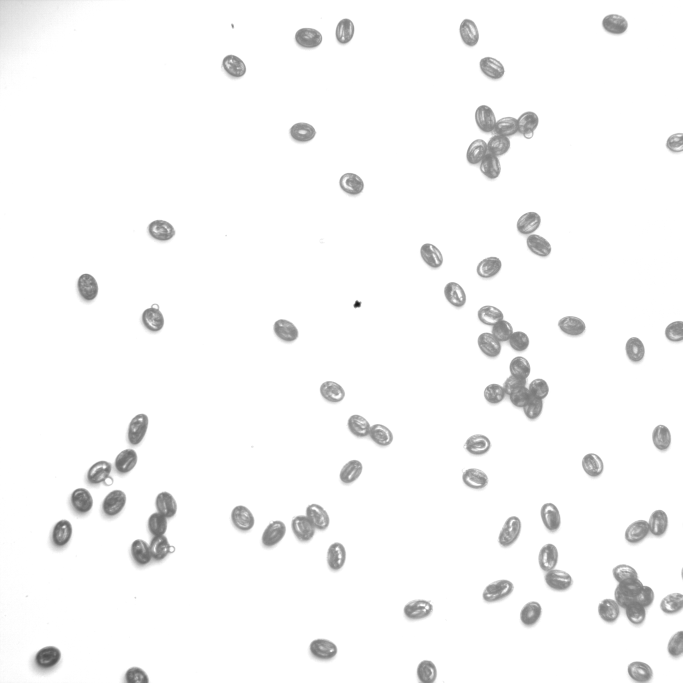
#> input picture testlight_white_thin.png, 2048 x 2048 px, found by its file name (shown at 1/3 size)
$ python count-objects-blob.py
#> lines starting #> are read from the running program, lines starting #| are printed output that depends on the picture; after the words box and inside, x2 and y2 are one past the last pixel; in counts of white or black regions, pixels touching at a corner belong together
import cv2 as cv
import numpy as np

img = cv.imread('img/lighttest/testlight_white_thin.png')
#> img is the input picture: shape (2048, 2048, 3); min 20, max 255, mean 247.9

imgG = cv.cvtColor(img, cv.COLOR_BGR2GRAY)
imgG = cv.resize(imgG, (400, 400))
#> imgG: shape (400, 400)

#ret, thresh = cv.threshold(imgG, 127, 255, cv.THRESH_BINARY)
#kernel = np.ones((6, 6), np.uint8)

blur = cv.GaussianBlur(imgG, (3, 3), 0)
ret3, th3 = cv.threshold(blur, 0, 255, cv.THRESH_BINARY+cv.THRESH_OTSU)
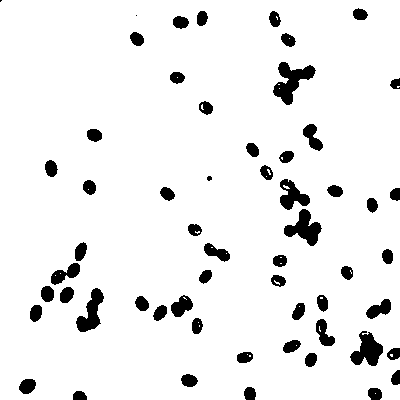
#> th3: shape (400, 400); 93% white; 58 black regions (2 under 20 px), largest, box (x1, y1, x2, y2) and area: (273, 62, 316, 105) 834, (284, 209, 322, 246) 684, (350, 331, 383, 366) 665
#> ret3 = 209

kernel2 = np.ones((3, 3), np.uint8)
opening = cv.morphologyEx(th3, cv.MORPH_OPEN, kernel2, iterations=2)
#> opening: shape (400, 400); 92.8% white; 54 black regions (2 under 20 px), largest, box (x1, y1, x2, y2) and area: (280, 179, 322, 246) 1254, (273, 62, 316, 105) 863, (41, 242, 87, 302) 705
# sure background area
sure_bg = cv.dilate(opening, kernel2, iterations=3)
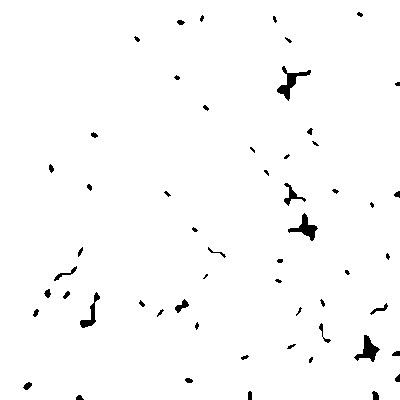
#> sure_bg: shape (400, 400); 98.3% white; 56 black regions (18 under 20 px), largest, box (x1, y1, x2, y2) and area: (277, 66, 311, 101) 333, (288, 213, 318, 241) 293, (354, 335, 380, 362) 291
# Finding sure foreground area
dist_transform = cv.distanceTransform(opening, cv.DIST_L2, 5)
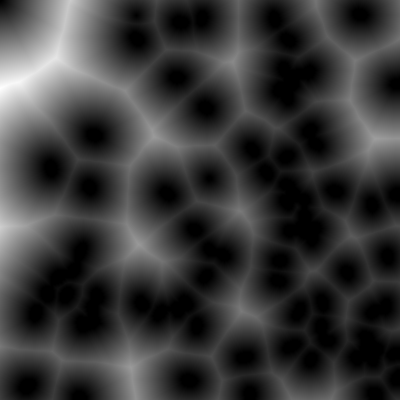
#> dist_transform: shape (400, 400) float32; min 0, max 86.52, mean 19.7; drawn with min black and max white
ret, sure_fg = cv.threshold(dist_transform, 0.7 * dist_transform.max(), 255, 0)
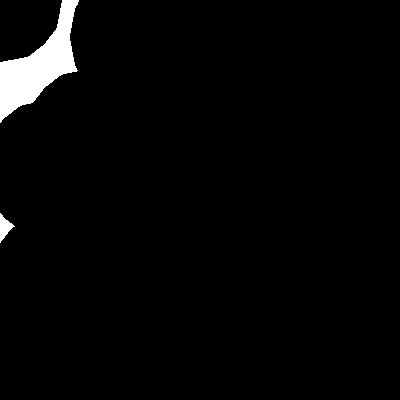
#> sure_fg: shape (400, 400) float32; 2.6% white; 2 white regions, box (x1, y1, x2, y2) and area: (0, 0, 79, 123) 3985, (0, 213, 15, 243) 210
#> ret = 60.56
# Finding unknown region
sure_fg = np.uint8(sure_fg)
unknown = cv.subtract(sure_bg, sure_fg)
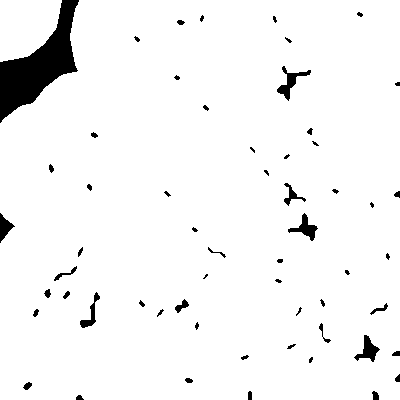
#> unknown: shape (400, 400); 95.7% white; 58 black regions (18 under 20 px), largest, box (x1, y1, x2, y2) and area: (0, 0, 79, 123) 3985, (277, 66, 311, 101) 333, (288, 213, 318, 241) 293

# [7 lines of commented-out code are left out]

dilation = cv.dilate(th3, kernel2, iterations=3)
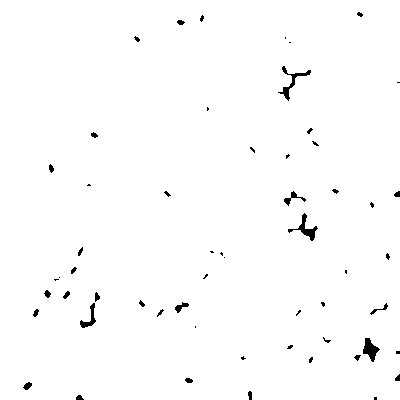
#> dilation: shape (400, 400); 98.8% white; 57 black regions (29 under 20 px), largest, box (x1, y1, x2, y2) and area: (278, 66, 311, 101) 214, (288, 213, 318, 241) 213, (363, 338, 380, 362) 208

edges = cv.Canny(dilation, 400, 400)
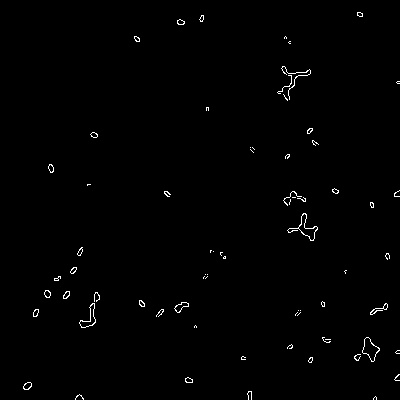
#> edges: shape (400, 400); 0.79% white in thin lines or dots

# [8 lines of commented-out code are left out]
cv.imshow('Thresh', th3)
cv.imshow('Dilatation', dilation)
cv.imshow('Edges', edges)
#cv.imshow('im_out', im_out)
cv.imshow('other', opening)


cv.waitKey(0)
cv.destroyAllWindows()

$ run again, with testlight_black.png copied over testlight_white_thin.png
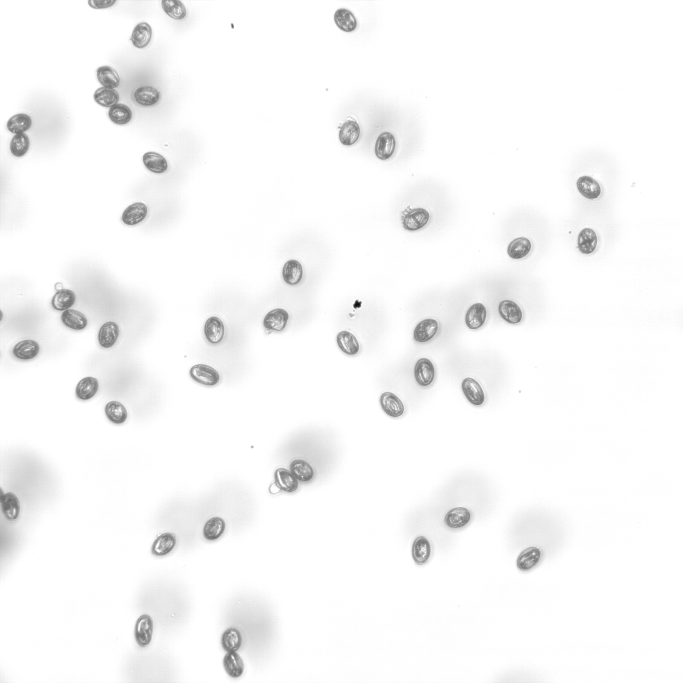
#> input picture testlight_black.png, 2048 x 2048 px, found by its file name (shown at 1/3 size)
#> img is the input picture: shape (2048, 2048, 3); min 13, max 255, mean 247.1
#> `ret3, th3 = cv.threshold(blur, 0, 255, cv.THRESH_BINARY+cv.THRESH_OTSU)`:
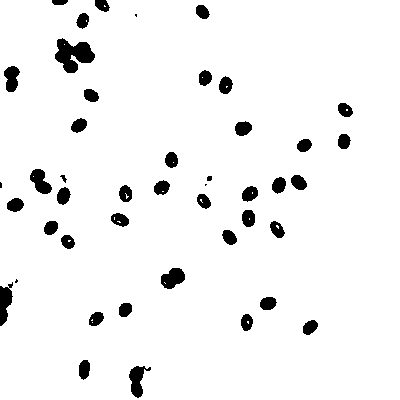
#> th3: shape (400, 400); 95.1% white; 45 black regions (4 under 20 px), largest, box (x1, y1, x2, y2) and area: (55, 38, 95, 73) 822, (129, 366, 151, 398) 362, (0, 282, 13, 326) 360
#> ret3 = 211
#> opening: shape (400, 400); 95% white; 43 black regions (3 under 20 px), largest, box (x1, y1, x2, y2) and area: (55, 38, 95, 73) 865, (129, 366, 151, 400) 385, (0, 279, 18, 326) 382
#> sure_bg: shape (400, 400); 98.8% white; 39 black regions (2 under 20 px), largest, box (x1, y1, x2, y2) and area: (59, 42, 91, 70) 429, (0, 290, 9, 321) 179, (164, 271, 181, 285) 120
#> ret = 80.25
#> unknown: shape (400, 400); 94.8% white; 41 black regions (2 under 20 px), largest, box (x1, y1, x2, y2) and area: (287, 0, 400, 43) 3212, (357, 209, 400, 400) 3192, (59, 42, 91, 70) 429
#> dilation: shape (400, 400); 99.2% white; 41 black regions (18 under 20 px), largest, box (x1, y1, x2, y2) and area: (59, 45, 91, 61) 222, (0, 291, 9, 321) 156, (165, 271, 181, 285) 100
#> `edges = cv.Canny(dilation, 400, 400)`:
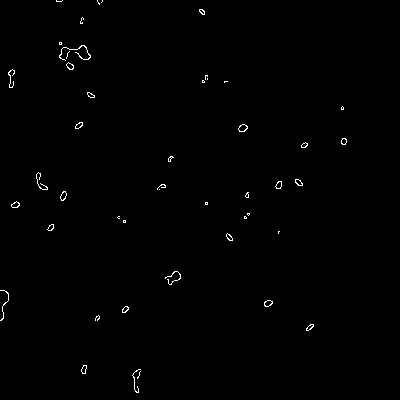
#> edges: shape (400, 400); 0.54% white in thin lines or dots, all inside (x1, y1, x2, y2) = (0, 0, 347, 393)

$ run again, with testlight_white_1.png copied over testlight_white_thin.png
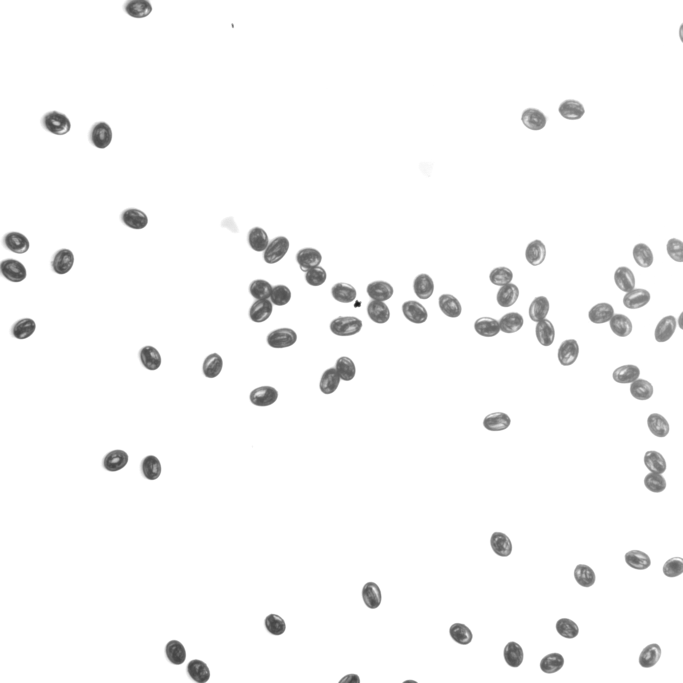
#> input picture testlight_white_1.png, 2048 x 2048 px, found by its file name (shown at 1/3 size)
#> img is the input picture: shape (2048, 2048, 3); min 20, max 255, mean 247.9
#> `ret3, th3 = cv.threshold(blur, 0, 255, cv.THRESH_BINARY+cv.THRESH_OTSU)`:
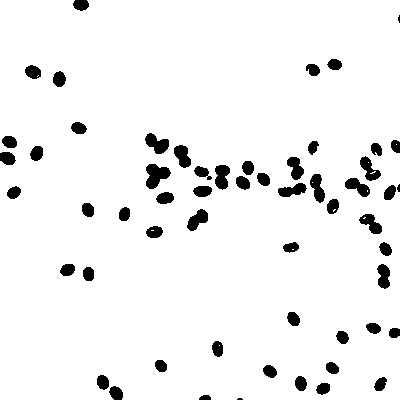
#> th3: shape (400, 400); 94.4% white; 57 black regions (3 under 20 px), largest, box (x1, y1, x2, y2) and area: (146, 164, 171, 189) 398, (145, 133, 169, 154) 299, (215, 165, 230, 190) 281
#> ret3 = 197
#> opening: shape (400, 400); 94.3% white; 50 black regions (2 under 20 px), largest, box (x1, y1, x2, y2) and area: (278, 157, 325, 203) 811, (194, 165, 230, 190) 447, (146, 164, 171, 189) 405
#> sure_bg: shape (400, 400); 99% white; 58 black regions (26 under 20 px), largest, box (x1, y1, x2, y2) and area: (150, 167, 166, 185) 137, (218, 168, 226, 186) 86, (149, 137, 166, 150) 68
#> ret = 83.09
#> unknown: shape (400, 400); 95.8% white; 60 black regions (26 under 20 px), largest, box (x1, y1, x2, y2) and area: (159, 0, 255, 71) 4133, (0, 331, 21, 400) 1042, (150, 167, 166, 185) 137
#> dilation: shape (400, 400); 99.2% white; black in thin lines or dots
#> `edges = cv.Canny(dilation, 400, 400)`:
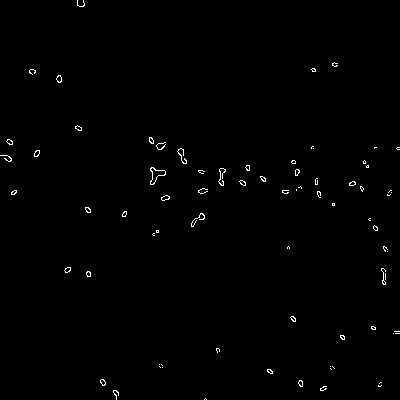
#> edges: shape (400, 400); 0.64% white in thin lines or dots
